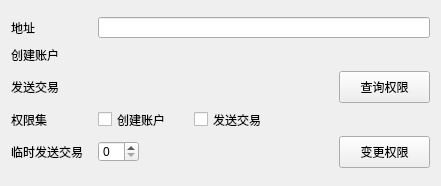
<?xml version="1.0" encoding="UTF-8"?>
<ui version="4.0">
 <class>permission</class>
 <widget class="QDialog" name="permission">
  <property name="geometry">
   <rect>
    <x>0</x>
    <y>0</y>
    <width>441</width>
    <height>186</height>
   </rect>
  </property>
  <property name="windowTitle">
   <string>权限操作</string>
  </property>
  <layout class="QGridLayout" name="gridLayout_2">
   <item row="0" column="0">
    <layout class="QGridLayout" name="gridLayout">
     <item row="0" column="0">
      <widget class="QLabel" name="label">
       <property name="minimumSize">
        <size>
         <width>81</width>
         <height>21</height>
        </size>
       </property>
       <property name="maximumSize">
        <size>
         <width>81</width>
         <height>21</height>
        </size>
       </property>
       <property name="text">
        <string>地址</string>
       </property>
      </widget>
     </item>
     <item row="0" column="1" colspan="6">
      <widget class="QLineEdit" name="lineEdit">
       <property name="minimumSize">
        <size>
         <width>321</width>
         <height>21</height>
        </size>
       </property>
       <property name="maximumSize">
        <size>
         <width>365</width>
         <height>21</height>
        </size>
       </property>
       <property name="text">
        <string/>
       </property>
      </widget>
     </item>
     <item row="1" column="0">
      <widget class="QLabel" name="label_2">
       <property name="minimumSize">
        <size>
         <width>81</width>
         <height>21</height>
        </size>
       </property>
       <property name="maximumSize">
        <size>
         <width>81</width>
         <height>21</height>
        </size>
       </property>
       <property name="text">
        <string>创建账户</string>
       </property>
      </widget>
     </item>
     <item row="1" column="1" colspan="3">
      <widget class="QLabel" name="label_7">
       <property name="minimumSize">
        <size>
         <width>81</width>
         <height>21</height>
        </size>
       </property>
       <property name="maximumSize">
        <size>
         <width>81</width>
         <height>21</height>
        </size>
       </property>
       <property name="text">
        <string/>
       </property>
      </widget>
     </item>
     <item row="1" column="4" colspan="3">
      <spacer name="horizontalSpacer_2">
       <property name="orientation">
        <enum>Qt::Horizontal</enum>
       </property>
       <property name="sizeHint" stdset="0">
        <size>
         <width>178</width>
         <height>20</height>
        </size>
       </property>
      </spacer>
     </item>
     <item row="2" column="0">
      <widget class="QLabel" name="label_4">
       <property name="minimumSize">
        <size>
         <width>81</width>
         <height>21</height>
        </size>
       </property>
       <property name="maximumSize">
        <size>
         <width>81</width>
         <height>21</height>
        </size>
       </property>
       <property name="text">
        <string>发送交易</string>
       </property>
      </widget>
     </item>
     <item row="2" column="1" colspan="3">
      <widget class="QLabel" name="label_8">
       <property name="minimumSize">
        <size>
         <width>81</width>
         <height>21</height>
        </size>
       </property>
       <property name="maximumSize">
        <size>
         <width>81</width>
         <height>21</height>
        </size>
       </property>
       <property name="text">
        <string/>
       </property>
      </widget>
     </item>
     <item row="2" column="4" colspan="2">
      <spacer name="horizontalSpacer_3">
       <property name="orientation">
        <enum>Qt::Horizontal</enum>
       </property>
       <property name="sizeHint" stdset="0">
        <size>
         <width>88</width>
         <height>20</height>
        </size>
       </property>
      </spacer>
     </item>
     <item row="2" column="6">
      <widget class="QPushButton" name="pushButton">
       <property name="minimumSize">
        <size>
         <width>91</width>
         <height>32</height>
        </size>
       </property>
       <property name="maximumSize">
        <size>
         <width>91</width>
         <height>32</height>
        </size>
       </property>
       <property name="layoutDirection">
        <enum>Qt::LeftToRight</enum>
       </property>
       <property name="autoFillBackground">
        <bool>false</bool>
       </property>
       <property name="text">
        <string>查询权限</string>
       </property>
       <property name="autoExclusive">
        <bool>true</bool>
       </property>
       <property name="autoDefault">
        <bool>false</bool>
       </property>
      </widget>
     </item>
     <item row="3" column="0">
      <widget class="QLabel" name="label_6">
       <property name="minimumSize">
        <size>
         <width>0</width>
         <height>21</height>
        </size>
       </property>
       <property name="maximumSize">
        <size>
         <width>81</width>
         <height>21</height>
        </size>
       </property>
       <property name="text">
        <string>权限集</string>
       </property>
      </widget>
     </item>
     <item row="3" column="1" colspan="2">
      <widget class="QCheckBox" name="checkBox">
       <property name="minimumSize">
        <size>
         <width>77</width>
         <height>21</height>
        </size>
       </property>
       <property name="maximumSize">
        <size>
         <width>77</width>
         <height>21</height>
        </size>
       </property>
       <property name="text">
        <string>创建账户</string>
       </property>
      </widget>
     </item>
     <item row="3" column="3" colspan="2">
      <widget class="QCheckBox" name="checkBox_2">
       <property name="minimumSize">
        <size>
         <width>77</width>
         <height>21</height>
        </size>
       </property>
       <property name="maximumSize">
        <size>
         <width>77</width>
         <height>21</height>
        </size>
       </property>
       <property name="text">
        <string>发送交易</string>
       </property>
      </widget>
     </item>
     <item row="3" column="5" colspan="2">
      <spacer name="horizontalSpacer_4">
       <property name="orientation">
        <enum>Qt::Horizontal</enum>
       </property>
       <property name="sizeHint" stdset="0">
        <size>
         <width>118</width>
         <height>20</height>
        </size>
       </property>
      </spacer>
     </item>
     <item row="4" column="0">
      <widget class="QLabel" name="label_9">
       <property name="minimumSize">
        <size>
         <width>0</width>
         <height>21</height>
        </size>
       </property>
       <property name="maximumSize">
        <size>
         <width>81</width>
         <height>21</height>
        </size>
       </property>
       <property name="text">
        <string>临时发送交易</string>
       </property>
      </widget>
     </item>
     <item row="4" column="1">
      <widget class="QSpinBox" name="spinBox">
       <property name="minimumSize">
        <size>
         <width>41</width>
         <height>21</height>
        </size>
       </property>
       <property name="maximumSize">
        <size>
         <width>41</width>
         <height>21</height>
        </size>
       </property>
      </widget>
     </item>
     <item row="4" column="2" colspan="4">
      <spacer name="horizontalSpacer_5">
       <property name="orientation">
        <enum>Qt::Horizontal</enum>
       </property>
       <property name="sizeHint" stdset="0">
        <size>
         <width>168</width>
         <height>20</height>
        </size>
       </property>
      </spacer>
     </item>
     <item row="4" column="6">
      <widget class="QPushButton" name="pushButton_2">
       <property name="sizePolicy">
        <sizepolicy hsizetype="Minimum" vsizetype="Expanding">
         <horstretch>0</horstretch>
         <verstretch>0</verstretch>
        </sizepolicy>
       </property>
       <property name="minimumSize">
        <size>
         <width>91</width>
         <height>32</height>
        </size>
       </property>
       <property name="maximumSize">
        <size>
         <width>91</width>
         <height>32</height>
        </size>
       </property>
       <property name="mouseTracking">
        <bool>false</bool>
       </property>
       <property name="text">
        <string>变更权限</string>
       </property>
       <property name="autoDefault">
        <bool>false</bool>
       </property>
      </widget>
     </item>
    </layout>
   </item>
  </layout>
 </widget>
 <resources/>
 <connections/>
</ui>
